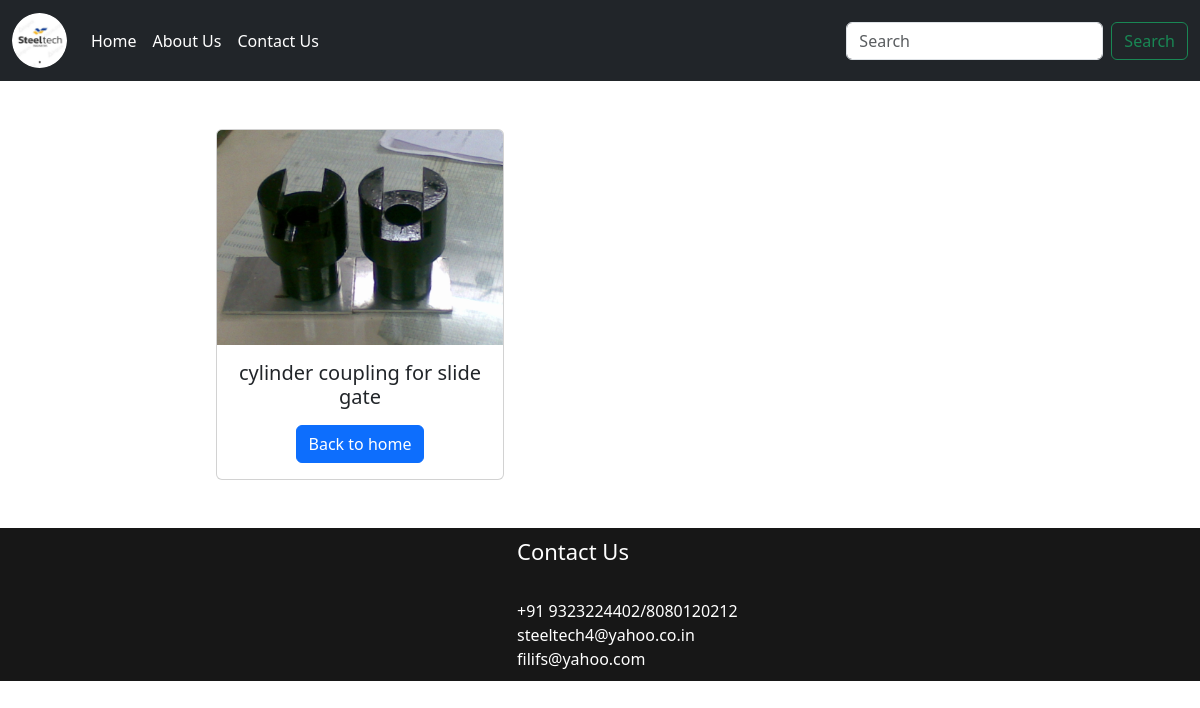
Screenshot of /product/84 with the database file from the repository.
### steel/models.py (models this page shows, shortened)
class Product(models.Model):
    category=models.ForeignKey(Category,on_delete=models.CASCADE)
    name=models.CharField(max_length=200,null=True,blank=True)
    prod_image=models.ImageField(upload_to='images/products')
    prod_description=models.TextField(blank=True,null=True)

### steel/views.py (the view)
# urls.py: path('product/<int:id>',product,name='product'),
def product(request,id):
    if request.method=='GET':
        product=Product.objects.filter(id=id).first()
        if product:
            return render(request,'product.html',{'product':product})
        else:
            messages.error(request,'OOPS ! No such product available')
            return redirect('home')
    return redirect('home')

### templates/product.html (shortened to what this page needs)
{% extends 'base.html' %}
{% block content %}
<br><br>
<div class="row">
<div class="col-2"></div><div class="col-4">
<div class="container text-center">
      <div class="card" style="width: 18rem;">
        <img src="{{product.prod_image.url}}" class="card-img-top" alt="product image">
        <div class="card-body">
          <h5 class="card-title">{{product.name}}</h5>
          <a href="{% url 'home' %}" class="btn btn-primary">Back to home</a>
        </div>
      </div>
    </div>
</div>
</div>
<br><br>
{% endblock %}

### static/css/style.css (style rules this page uses)
body { font-family: "Roboto", sans-serif; color: #000000; background-color: #ffffff; }
a, a:hover, a:focus { text-decoration: none; }
.btn, .btn:focus { outline: none !important; -webkit-box-shadow: none; box-shadow: none; }

### static/css/responsive.css (style rules this page uses)
@media (min-width: 1200px) { .container { max-width: 1170px; } }

### rows the page displays
Product: prod_image (picture), name "cylinder coupling for slide gate"
